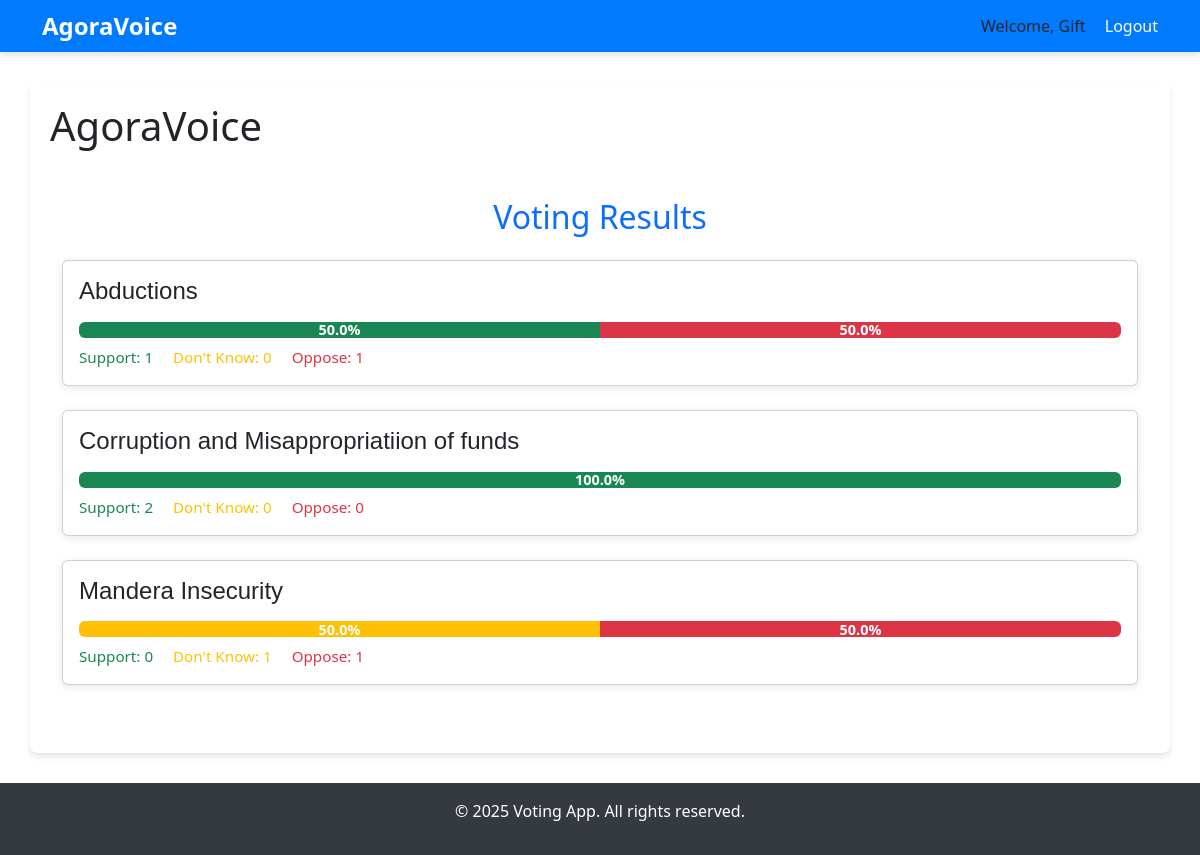
The page /results (signed in) on the database its author committed.
### app.py (models this page shows)
class User(UserMixin, db.Model):
    id = db.Column(db.Integer, primary_key=True)
    username = db.Column(db.String(100), unique=True, nullable=False)
    email = db.Column(db.String(100), unique=True, nullable=False)
    password = db.Column(db.String(200), nullable=False)
    is_admin = db.Column(db.Boolean, default=False)

class Issue(db.Model):
    id = db.Column(db.Integer, primary_key=True)
    title = db.Column(db.String(100), nullable=False)
    description = db.Column(db.Text)
    votes = db.Column(db.Integer, default=0)
    category_id = db.Column(db.Integer, db.ForeignKey('category.id'))
    category = db.relationship('Category', backref='issues')
    created_at = db.Column(db.DateTime, default=datetime.utcnow)
    updated_at = db.Column(db.DateTime, default=datetime.utcnow, onupdate=datetime.utcnow)

### app.py (the view)
@app.route('/results')
def results():
    results_data = db.session.query(
        Issue.title,
        db.func.count(UserVote.id).filter(UserVote.vote_type == "agree").label("agree"),
        db.func.count(UserVote.id).filter(UserVote.vote_type == "not_sure").label("not_sure"),
        db.func.count(UserVote.id).filter(UserVote.vote_type == "disagree").label("disagree"),
        db.func.count(UserVote.id).label("total")
    ).join(UserVote).group_by(Issue.title).all()
    results = []
    for row in results_data:
        results.append({
            "issue": {"title": row.title},
            "agree": row.agree,
            "not_sure": row.not_sure,
            "disagree": row.disagree,
            "total": row.total
        })
    return render_template("results.html", results=results)

### app.py (called while the page is built)
@login_manager.user_loader
def load_user(user_id):
    return User.query.get(int(user_id))

### app/templates/results.html (shortened to what this page needs)
{% extends "base.html" %}
{% block extra_head %}
  <link rel="stylesheet" href="{{ url_for('static', filename='results.css') }}">
  <link href="https://cdn.jsdelivr.net/npm/bootstrap@5.3.0-alpha1/dist/css/bootstrap.min.css" rel="stylesheet">
{% endblock %}
{% block content %}
<div class="results-container container my-5">
  <h2 class="text-center text-primary mb-4">Voting Results</h2>
  {% for result in results %}
    <div class="issue-result card mb-4">
      <div class="card-body">
        <h5 class="card-title">{{ result.issue.title }}</h5>
        {% if result.total > 0 %}
          {% set percent_agree = (result.agree / result.total * 100) %}
          {% set percent_not_sure = (result.not_sure / result.total * 100) %}
          {% set percent_disagree = (result.disagree / result.total * 100) %}
          <div class="progress mb-2">
            <div class="progress-bar bg-success" role="progressbar" style="width: {{ percent_agree|round(2) }}%;" aria-valuenow="{{ result.agree }}" aria-valuemin="0" aria-valuemax="{{ result.total }}">
              {{ percent_agree|round(1) }}%
            </div>
            <div class="progress-bar bg-warning" role="progressbar" style="width: {{ percent_not_sure|round(2) }}%;" aria-valuenow="{{ result.not_sure }}" aria-valuemin="0" aria-valuemax="{{ result.total }}">
              {{ percent_not_sure|round(1) }}%
            </div>
            <div class="progress-bar bg-danger" role="progressbar" style="width: {{ percent_disagree|round(2) }}%;" aria-valuenow="{{ result.disagree }}" aria-valuemin="0" aria-valuemax="{{ result.total }}">
              {{ percent_disagree|round(1) }}%
            </div>
          </div>
        {% else %}
          <p class="text-muted">No votes recorded yet.</p>
        {% endif %}
        <div class="vote-counts">
          <span class="text-success me-3">Support: {{ result.agree }}</span>
          <span class="text-warning me-3">Don't Know: {{ result.not_sure }}</span>
          <span class="text-danger">Oppose: {{ result.disagree }}</span>
        </div>
      </div>
    </div>
  {% endfor %}
</div>
{% endblock %}

### app/templates/base.html (shortened to what this page needs)
<!DOCTYPE html>
<html lang="en">
<head>
  <link rel="stylesheet" href="https://cdn.jsdelivr.net/npm/bootstrap@5.3.0/dist/css/bootstrap.min.css">
  <link rel="stylesheet" href="{{ url_for('static', filename='base.css') }}">
  {% block extra_head %}{% endblock %}
</head>
<body>
  <header>
    <div class="navbar">
      <div class="container">
        <a class="logo" href="{{ url_for('index') }}">AgoraVoice</a>
        <nav>
          {% if current_user.is_authenticated %}
            <span>Welcome, {{ current_user.username }}</span>
            <a href="{{ url_for('logout') }}">Logout</a>
          {% else %}
            <a href="{{ url_for('login') }}">Login</a>
            <a href="{{ url_for('register') }}">Register</a>
          {% endif %}
        </nav>
      </div>
    </div>
  </header>
  <main class="container">
    <h1>AgoraVoice</h1>
    {% block content %}{% endblock %}
  </main>
  <footer>
    <div class="container">
      <p>&copy; {{ current_year if current_year is defined else "2025" }} Voting App. All rights reserved.</p>
    </div>
  </footer>
</body>
</html>

### static/base.css (style rules this page uses)
body { font-family: 'Poppins', sans-serif; background-color: #f8f9fa; color: #343a40; margin: 0; }
.navbar { background: #007bff; padding: 1rem 0; box-shadow: 0 4px 6px rgba(0, 0, 0, 0.1); }
.navbar .container { display: flex; justify-content: space-between; align-items: center; }
.navbar .logo { color: #fff; font-size: 1.5rem; font-weight: bold; text-decoration: none; }
.navbar nav a { color: #fff; margin-left: 15px; text-decoration: none; font-weight: 500; transition: color 0.3s ease; }
main.container { margin-top: 30px; padding: 20px; background: #fff; border-radius: 8px; box-shadow: 0 4px 6px rgba(0, 0, 0, 0.1); }
footer { background: #343a40; color: #fff; text-align: center; padding: 1rem 0; margin-top: 30px; }

### static/results.css (style rules this page uses)
.results-container { margin-top: 2rem; }
.issue-result { border: none; border-radius: 8px; box-shadow: 0 2px 8px rgba(0, 0, 0, 0.1); }
.issue-result .card-title { font-family: 'Poppins', sans-serif; font-size: 1.5rem; margin-bottom: 1rem; }
.progress { height: 30px; background-color: #e9ecef; border-radius: 5px; overflow: hidden; }
.progress-bar { font-weight: bold; font-size: 0.9rem; display: flex; align-items: center; justify-content: center; }
.vote-counts { font-size: 0.95rem; }

### rows shown on the page
User: username "Gift"
Issue: issue "Corruption and Misappropriatiion of funds", percent_agree "100.0", agree "2", not_sure "0", disagree "0"
Issue: issue "Mandera Insecurity", percent_not_sure "50.0", percent_disagree "50.0", agree "0", not_sure "1", disagree "1"

### other values the page prints
{{ result.issue.title }} "Abductions"
{{ percent_agree|round(1) }} "50.0"
{{ percent_disagree|round(1) }} "50.0"
{{ result.agree }} "1"
{{ result.not_sure }} "0"
{{ result.disagree }} "1"
{{ current_year if current_year is defined else "2025" }} "2025"
